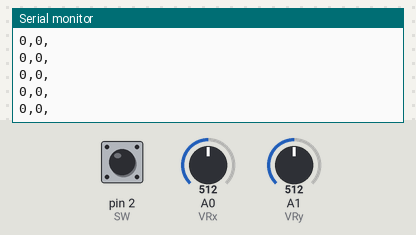
Bench run of a sketch on a simulated Arduino Uno, built with avr-gcc and run on an emulated ATmega328P. On the bench: the last lines printed to the serial monitor. The inputs (shaded band) are chosen by the test bench; at power-on: A0 (VRx) = 512, A1 (VRy) = 512, pin 2 (SW) HIGH.

Above: at 1.2 s.
1.3 s: A0 (VRx) set to 716
At 1.31 s:
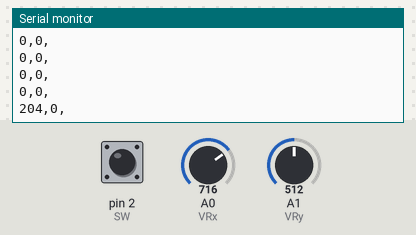
2.8 s: A1 (VRy) set to 716
At 2.82 s:
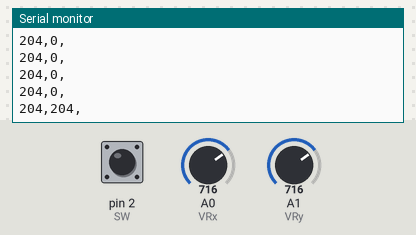
4.3 s: A0 (VRx) set to 900
At 4.33 s:
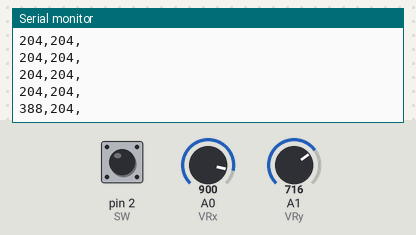
5.8 s: A1 (VRy) set to 900
At 5.84 s:
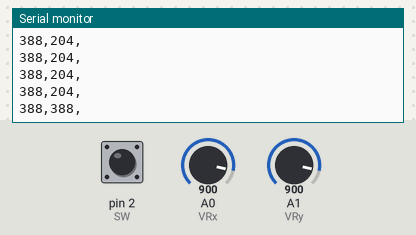
Timing chart, 0 to 8.3 s (numbered marks = the images above; inputs shaded):
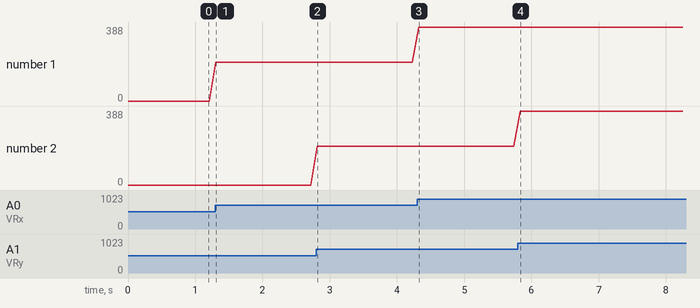

The sketch:

export2csv.ino
```cpp
int VRx = A0;
int VRy = A1;
int SW = 2;

int xPosition = 0;
int yPosition = 0;
int SW_state = 0;

int mapX = 0;
int mapY = 0;

void setup() {
  Serial.begin(9600);

  pinMode(VRx, INPUT);
  pinMode(VRy, INPUT);
  pinMode(SW, INPUT_PULLUP);

//  Serial.println("X, Y, Button");
}

void loop() {
  xPosition = analogRead(VRx);
  yPosition = analogRead(VRy);
  SW_state = digitalRead(SW);

  mapX = map(xPosition, 0, 1023, -512, 512);
  mapY = map(yPosition, 0, 1023, -512, 512);

  Serial.print(mapX);
  Serial.print(",");
  Serial.print(mapY);
  Serial.println(",");
//  Serial.println(SW_state);

  delay(100);
}
```

Measured:
- after the input at 1.3 s, the serial monitor: prints a new line at once (image 1)
- after the input at 2.8 s, the serial monitor: prints a new line at once (image 2)
- after the input at 4.3 s, the serial monitor: prints a new line at once (image 3)
- after the input at 5.8 s, the serial monitor: prints a new line at once (image 4)
- plotted number 1: 0 → 204 after the input at 1.3 s, 204 → 388 after the input at 4.3 s
